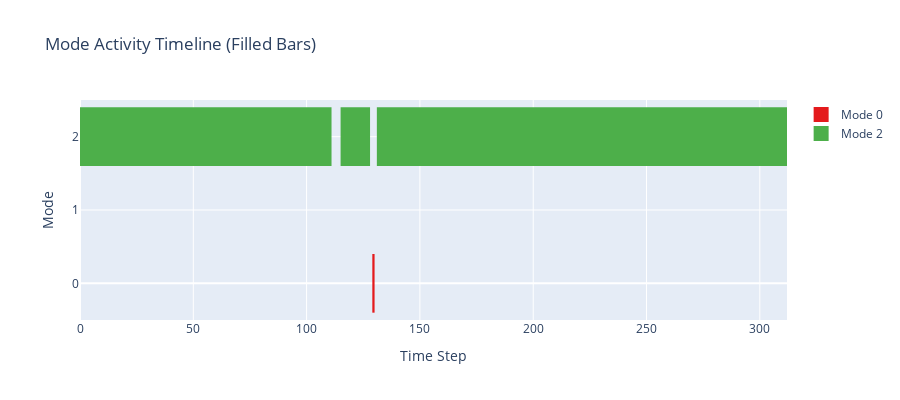

Source (notebook cell):
### Code cell
import plotly.graph_objects as go
import plotly.express as px

# Function to find continuous segments of each mode
def find_mode_segments(mode_assignments):
    """Find start and end times for each continuous mode segment."""
    segments = []
    current_mode = mode_assignments[0]
    start_time = 0
    
    for i in range(1, len(mode_assignments)):
        if mode_assignments[i] != current_mode:
            # End of current segment
            segments.append({
                'mode': current_mode,
                'start': start_time,
                'end': i - 1,
                'duration': i - start_time
            })
            # Start of new segment
            current_mode = mode_assignments[i]
            start_time = i
    
    # Add the final segment
    segments.append({
        'mode': current_mode,
        'start': start_time,
        'end': len(mode_assignments) - 1,
        'duration': len(mode_assignments) - start_time
    })
    
    return segments

# Get mode segments
segments = find_mode_segments(mode_assignments)
# Create filled rectangles for each mode segment
fig = go.Figure()

segments = find_mode_segments(mode_assignments)
colors = px.colors.qualitative.Set1  # Use a nice color palette

for segment in segments:
    mode = segment['mode']
    color = colors[mode % len(colors)]
    
    # Create a filled rectangle
    fig.add_trace(go.Scatter(
        x=[segment['start'], segment['end'], segment['end'], segment['start'], segment['start']],
        y=[mode - 0.4, mode - 0.4, mode + 0.4, mode + 0.4, mode - 0.4],
        fill='toself',
        fillcolor=color,
        line=dict(color=color, width=1),
        mode='none',  # Add this line to remove markers/points
        name=f'Mode {mode}',
        showlegend=False,
        hovertemplate=f'Mode {mode}<br>Start: {segment["start"]}<br>End: {segment["end"]}<br>Duration: {segment["duration"]}<extra></extra>'
    ))

# Add legend
unique_modes = sorted(set(mode_assignments))
for mode in unique_modes:
    fig.add_trace(go.Scatter(
        x=[None], y=[None],
        mode='markers',
        marker=dict(size=15, color=colors[mode % len(colors)], symbol='square'),
        name=f'Mode {mode}'
    ))

fig.update_layout(
    title="Mode Activity Timeline (Filled Bars)",
    xaxis_title="Time Step",
    yaxis_title="Mode",
    yaxis=dict(
        dtick=1,
        range=[-0.5, max(mode_assignments) + 0.5]
    ),
    height=400
)

fig.show()

### Figure 1 — Plotly figure (JSON) as saved in the notebook; plotly's stock layout.template omitted (floating-point values rounded to 4 significant figures)
{"data": [{"fill": "toself", "fillcolor": "rgb(77,175,74)", "hovertemplate": "Mode 2<br>Start: 0<br>End: 111<br>Duration: 112<extra></extra>", "line": {"color": "rgb(77,175,74)", "width": 1}, "mode": "none", "name": "Mode 2", "showlegend": false, "type": "scatter", "x": [0, 111, 111, 0, 0], "y": [1.6, 1.6, 2.4, 2.4, 1.6]}, {"fill": "toself", "fillcolor": "rgb(228,26,28)", "hovertemplate": "Mode 0<br>Start: 112<br>End: 112<br>Duration: 1<extra></extra>", "line": {"color": "rgb(228,26,28)", "width": 1}, "mode": "none", "name": "Mode 0", "showlegend": false, "type": "scatter", "x": [112, 112, 112, 112, 112], "y": [-0.4, -0.4, 0.4, 0.4, -0.4]}, {"fill": "toself", "fillcolor": "rgb(77,175,74)", "hovertemplate": "Mode 2<br>Start: 113<br>End: 113<br>Duration: 1<extra></extra>", "line": {"color": "rgb(77,175,74)", "width": 1}, "mode": "none", "name": "Mode 2", "showlegend": false, "type": "scatter", "x": [113, 113, 113, 113, 113], "y": [1.6, 1.6, 2.4, 2.4, 1.6]}, {"fill": "toself", "fillcolor": "rgb(228,26,28)", "hovertemplate": "Mode 0<br>Start: 114<br>End: 114<br>Duration: 1<extra></extra>", "line": {"color": "rgb(228,26,28)", "width": 1}, "mode": "none", "name": "Mode 0", "showlegend": false, "type": "scatter", "x": [114, 114, 114, 114, 114], "y": [-0.4, -0.4, 0.4, 0.4, -0.4]}, {"fill": "toself", "fillcolor": "rgb(77,175,74)", "hovertemplate": "Mode 2<br>Start: 115<br>End: 128<br>Duration: 14<extra></extra>", "line": {"color": "rgb(77,175,74)", "width": 1}, "mode": "none", "name": "Mode 2", "showlegend": false, "type": "scatter", "x": [115, 128, 128, 115, 115], "y": [1.6, 1.6, 2.4, 2.4, 1.6]}, {"fill": "toself", "fillcolor": "rgb(228,26,28)", "hovertemplate": "Mode 0<br>Start: 129<br>End: 130<br>Duration: 2<extra></extra>", "line": {"color": "rgb(228,26,28)", "width": 1}, "mode": "none", "name": "Mode 0", "showlegend": false, "type": "scatter", "x": [129, 130, 130, 129, 129], "y": [-0.4, -0.4, 0.4, 0.4, -0.4]}, {"fill": "toself", "fillcolor": "rgb(77,175,74)", "hovertemplate": "Mode 2<br>Start: 131<br>End: 312<br>Duration: 182<extra></extra>", "line": {"color": "rgb(77,175,74)", "width": 1}, "mode": "none", "name": "Mode 2", "showlegend": false, "type": "scatter", "x": [131, 312, 312, 131, 131], "y": [1.6, 1.6, 2.4, 2.4, 1.6]}, {"marker": {"color": "rgb(228,26,28)", "size": 15, "symbol": "square"}, "mode": "markers", "name": "Mode 0", "type": "scatter", "x": [null], "y": [null]}, {"marker": {"color": "rgb(77,175,74)", "size": 15, "symbol": "square"}, "mode": "markers", "name": "Mode 2", "type": "scatter", "x": [null], "y": [null]}], "layout": {"height": 400, "title": {"text": "Mode Activity Timeline (Filled Bars)"}, "xaxis": {"title": {"text": "Time Step"}}, "yaxis": {"dtick": 1, "range": [-0.5, 2.5], "title": {"text": "Mode"}}}}
